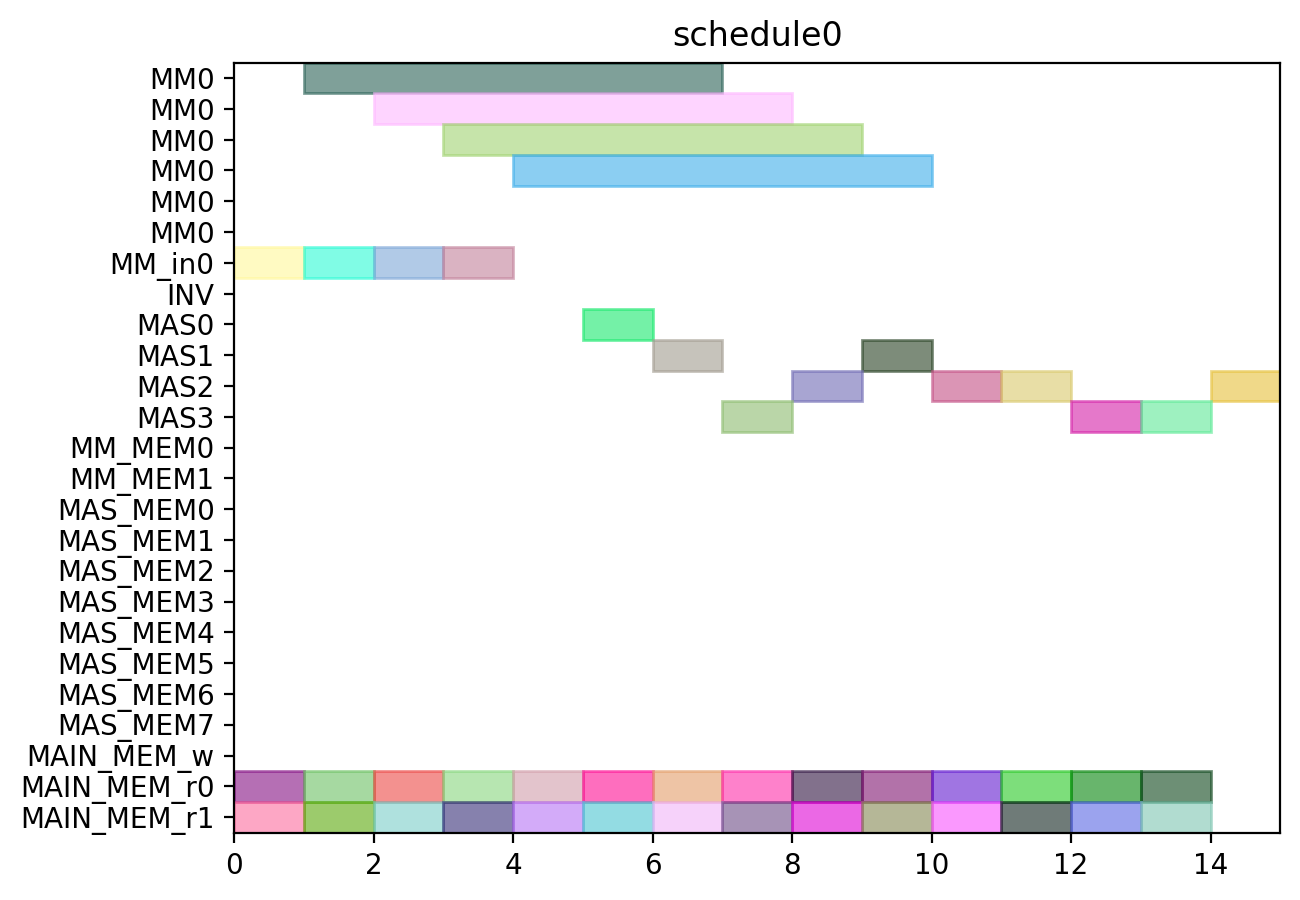

Write Python code to recreate this figure.
from pyschedule import Scenario, solvers, plotters, alt


def solve():
	horizon = 90
	S = Scenario("schedule0", horizon=horizon)

	# resource
	MM = S.Resources('MM', num=1, size=6)
	MM_in = S.Resources('MM_in', num=1)
	INV = S.Resource('INV')
	MAS = S.Resources('MAS', num=4, size=1, periods=range(1, horizon))
	MM_MEM = S.Resources('MM_MEM', num=2)
	MAS_MEM = S.Resources('MAS_MEM', num=8)
	MAIN_MEM_w = S.Resource('MAIN_MEM_w', size=1)
	MAIN_MEM_r = S.Resources('MAIN_MEM_r', num=2)

	# result of previous scheduling

	# new tasks
	t0_t0_in = S.Task('t0_t0_in', length=1, delay_cost=1)
	t0_t0_in += alt(MM_in)
	t0_t0 = S.Task('t0_t0', length=6, delay_cost=1)
	t0_t0 += alt(MM)
	S += t0_t0>=t0_t0_in

	t0_t0_mem0 = S.Task('t0_t0_mem0', length=1, delay_cost=1)
	t0_t0_mem0 += MAIN_MEM_r[0]
	S += t0_t0_mem0 <= t0_t0

	t0_t0_mem1 = S.Task('t0_t0_mem1', length=1, delay_cost=1)
	t0_t0_mem1 += MAIN_MEM_r[1]
	S += t0_t0_mem1 <= t0_t0

	t0_t1_in = S.Task('t0_t1_in', length=1, delay_cost=1)
	t0_t1_in += alt(MM_in)
	t0_t1 = S.Task('t0_t1', length=6, delay_cost=1)
	t0_t1 += alt(MM)
	S += t0_t1>=t0_t1_in

	t0_t1_mem0 = S.Task('t0_t1_mem0', length=1, delay_cost=1)
	t0_t1_mem0 += MAIN_MEM_r[0]
	S += t0_t1_mem0 <= t0_t1

	t0_t1_mem1 = S.Task('t0_t1_mem1', length=1, delay_cost=1)
	t0_t1_mem1 += MAIN_MEM_r[1]
	S += t0_t1_mem1 <= t0_t1

	t0_t2 = S.Task('t0_t2', length=1, delay_cost=1)
	t0_t2 += alt(MAS)

	t0_t2_mem0 = S.Task('t0_t2_mem0', length=1, delay_cost=1)
	t0_t2_mem0 += MAIN_MEM_r[0]
	S += t0_t2_mem0 <= t0_t2

	t0_t2_mem1 = S.Task('t0_t2_mem1', length=1, delay_cost=1)
	t0_t2_mem1 += MAIN_MEM_r[1]
	S += t0_t2_mem1 <= t0_t2

	t0_t3 = S.Task('t0_t3', length=1, delay_cost=1)
	t0_t3 += alt(MAS)

	t0_t3_mem0 = S.Task('t0_t3_mem0', length=1, delay_cost=1)
	t0_t3_mem0 += MAIN_MEM_r[0]
	S += t0_t3_mem0 <= t0_t3

	t0_t3_mem1 = S.Task('t0_t3_mem1', length=1, delay_cost=1)
	t0_t3_mem1 += MAIN_MEM_r[1]
	S += t0_t3_mem1 <= t0_t3

	t2_t0_in = S.Task('t2_t0_in', length=1, delay_cost=1)
	t2_t0_in += alt(MM_in)
	t2_t0 = S.Task('t2_t0', length=6, delay_cost=1)
	t2_t0 += alt(MM)
	S += t2_t0>=t2_t0_in

	t2_t0_mem0 = S.Task('t2_t0_mem0', length=1, delay_cost=1)
	t2_t0_mem0 += MAIN_MEM_r[0]
	S += t2_t0_mem0 <= t2_t0

	t2_t0_mem1 = S.Task('t2_t0_mem1', length=1, delay_cost=1)
	t2_t0_mem1 += MAIN_MEM_r[1]
	S += t2_t0_mem1 <= t2_t0

	t2_t1_in = S.Task('t2_t1_in', length=1, delay_cost=1)
	t2_t1_in += alt(MM_in)
	t2_t1 = S.Task('t2_t1', length=6, delay_cost=1)
	t2_t1 += alt(MM)
	S += t2_t1>=t2_t1_in

	t2_t1_mem0 = S.Task('t2_t1_mem0', length=1, delay_cost=1)
	t2_t1_mem0 += MAIN_MEM_r[0]
	S += t2_t1_mem0 <= t2_t1

	t2_t1_mem1 = S.Task('t2_t1_mem1', length=1, delay_cost=1)
	t2_t1_mem1 += MAIN_MEM_r[1]
	S += t2_t1_mem1 <= t2_t1

	t2_t2 = S.Task('t2_t2', length=1, delay_cost=1)
	t2_t2 += alt(MAS)

	t2_t2_mem0 = S.Task('t2_t2_mem0', length=1, delay_cost=1)
	t2_t2_mem0 += MAIN_MEM_r[0]
	S += t2_t2_mem0 <= t2_t2

	t2_t2_mem1 = S.Task('t2_t2_mem1', length=1, delay_cost=1)
	t2_t2_mem1 += MAIN_MEM_r[1]
	S += t2_t2_mem1 <= t2_t2

	t2_t3 = S.Task('t2_t3', length=1, delay_cost=1)
	t2_t3 += alt(MAS)

	t2_t3_mem0 = S.Task('t2_t3_mem0', length=1, delay_cost=1)
	t2_t3_mem0 += MAIN_MEM_r[0]
	S += t2_t3_mem0 <= t2_t3

	t2_t3_mem1 = S.Task('t2_t3_mem1', length=1, delay_cost=1)
	t2_t3_mem1 += MAIN_MEM_r[1]
	S += t2_t3_mem1 <= t2_t3

	t7_t2 = S.Task('t7_t2', length=1, delay_cost=1)
	t7_t2 += alt(MAS)

	t7_t2_mem0 = S.Task('t7_t2_mem0', length=1, delay_cost=1)
	t7_t2_mem0 += MAIN_MEM_r[0]
	S += t7_t2_mem0 <= t7_t2

	t7_t2_mem1 = S.Task('t7_t2_mem1', length=1, delay_cost=1)
	t7_t2_mem1 += MAIN_MEM_r[1]
	S += t7_t2_mem1 <= t7_t2

	t9_t2 = S.Task('t9_t2', length=1, delay_cost=1)
	t9_t2 += alt(MAS)

	t9_t2_mem0 = S.Task('t9_t2_mem0', length=1, delay_cost=1)
	t9_t2_mem0 += MAIN_MEM_r[0]
	S += t9_t2_mem0 <= t9_t2

	t9_t2_mem1 = S.Task('t9_t2_mem1', length=1, delay_cost=1)
	t9_t2_mem1 += MAIN_MEM_r[1]
	S += t9_t2_mem1 <= t9_t2

	t14_t2 = S.Task('t14_t2', length=1, delay_cost=1)
	t14_t2 += alt(MAS)

	t14_t2_mem0 = S.Task('t14_t2_mem0', length=1, delay_cost=1)
	t14_t2_mem0 += MAIN_MEM_r[0]
	S += t14_t2_mem0 <= t14_t2

	t14_t2_mem1 = S.Task('t14_t2_mem1', length=1, delay_cost=1)
	t14_t2_mem1 += MAIN_MEM_r[1]
	S += t14_t2_mem1 <= t14_t2

	new_TZ_t2 = S.Task('new_TZ_t2', length=1, delay_cost=1)
	new_TZ_t2 += alt(MAS)

	new_TZ_t2_mem0 = S.Task('new_TZ_t2_mem0', length=1, delay_cost=1)
	new_TZ_t2_mem0 += MAIN_MEM_r[0]
	S += new_TZ_t2_mem0 <= new_TZ_t2

	new_TZ_t2_mem1 = S.Task('new_TZ_t2_mem1', length=1, delay_cost=1)
	new_TZ_t2_mem1 += MAIN_MEM_r[1]
	S += new_TZ_t2_mem1 <= new_TZ_t2

	t16_t2 = S.Task('t16_t2', length=1, delay_cost=1)
	t16_t2 += alt(MAS)

	t16_t2_mem0 = S.Task('t16_t2_mem0', length=1, delay_cost=1)
	t16_t2_mem0 += MAIN_MEM_r[0]
	S += t16_t2_mem0 <= t16_t2

	t16_t2_mem1 = S.Task('t16_t2_mem1', length=1, delay_cost=1)
	t16_t2_mem1 += MAIN_MEM_r[1]
	S += t16_t2_mem1 <= t16_t2

	t17_t2 = S.Task('t17_t2', length=1, delay_cost=1)
	t17_t2 += alt(MAS)

	t17_t2_mem0 = S.Task('t17_t2_mem0', length=1, delay_cost=1)
	t17_t2_mem0 += MAIN_MEM_r[0]
	S += t17_t2_mem0 <= t17_t2

	t17_t2_mem1 = S.Task('t17_t2_mem1', length=1, delay_cost=1)
	t17_t2_mem1 += MAIN_MEM_r[1]
	S += t17_t2_mem1 <= t17_t2

	solvers.mip.solve(S,msg=1,kind='CPLEX',ratio_gap=1.01)

	solution = [['hoge']*len(S.solution()[1]) for i in range(len(S.solution()))]
	for i in range(len(S.solution())):
		for j in range(len(S.solution()[i])):
			solution[i][j]=str(S.solution()[i][j])
	print(solution)

	cycles = int(solution[-1][3])

	pic_file_name = "/home/mfukuda/ABE/python/multiRAM_multiMAS/scheduling_result/stage6MM1_stage1MAS4/PADD/schedule0.png"
	if(S.solution() != []):
		plotters.matplotlib.plot(S,img_filename=pic_file_name, show_task_labels=False, fig_size=(cycles*0.25+3, 5))

	return solution
